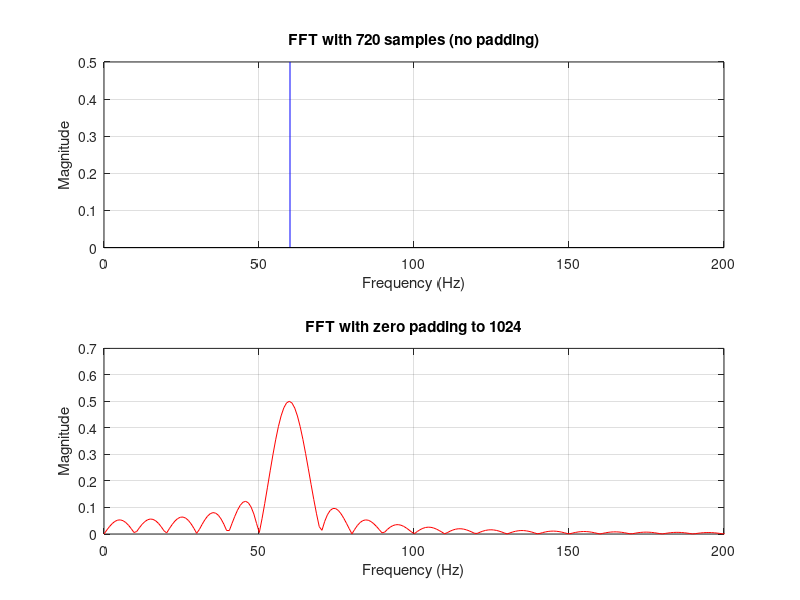

The MATLAB script that drew this image:
clc; clear; close all;

% Parameters
fs = 7200;        % Sampling frequency (Hz)
f_sig = 60;      % Signal frequency (Hz)
N = 720;         % Number of real samples (not power of 2)

t = (0:N-1)/fs;  % Time vector

% Generate 50 Hz sine wave
x = sin(2*pi*f_sig*t);

%% FFT with 720 samples
X1 = fft(x, N);              % FFT without zero padding
f1 = (0:N-1)*(fs/N);         % Frequency axis
mag1 = abs(X1)/N;            % Magnitude spectrum (normalize)

%% FFT with zero padding to 1024
N_pad = 8192;
X2 = fft(x, N_pad);          % FFT with zero padding
f2 = (0:N_pad-1)*(fs/N_pad); % Frequency axis
mag2 = abs(X2)/N;            % Note: normalize by original N

%% Plot results
figure;

subplot(2,1,1);
stem(f1, mag1, 'b', 'Marker', 'none'); hold on;
xlim([0 200]); grid on;
xlabel('Frequency (Hz)');
ylabel('Magnitude');
title('FFT with 720 samples (no padding)');

subplot(2,1,2);
plot(f2, mag2, 'r'); hold on;
xlim([0 200]); grid on;
xlabel('Frequency (Hz)');
ylabel('Magnitude');
title('FFT with zero padding to 1024');

